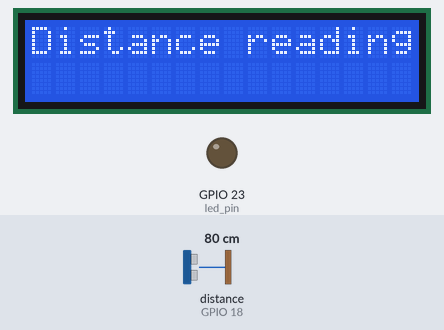
Bench run of a sketch on a simulated ESP32. Parts: 16×2 character LCD, output pins drawn as LEDs (lit = HIGH). Wiring (inferred from the names in the program): ultrasonic range finder: trigger GPIO 5; echo GPIO 18. The inputs (shaded band) are chosen by the test bench; at power-on: distance to the obstacle (sensor on GPIO 18) 80 cm. The echo pulse lasts 58.3 µs per cm; pins used as bus, display or sensor lines are not drawn.

Above: at 1.1 s.
At 3.2 s:
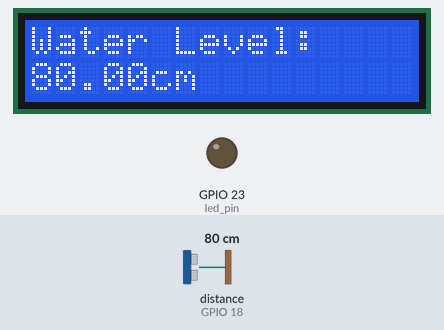
3.3 s: distance to the obstacle (sensor on GPIO 18) set to 16 cm
At 6.1 s:
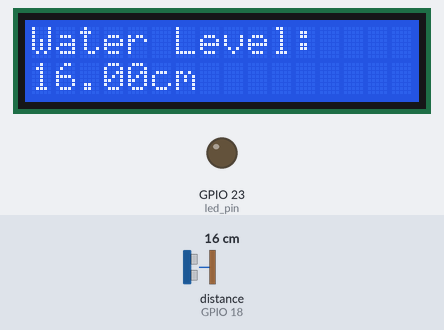
7.1 s: distance to the obstacle (sensor on GPIO 18) set to 12 cm
At 9.2 s:
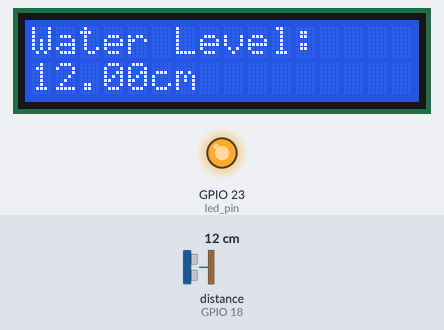
10.9 s: distance to the obstacle (sensor on GPIO 18) set to 2 cm
At 12.3 s:
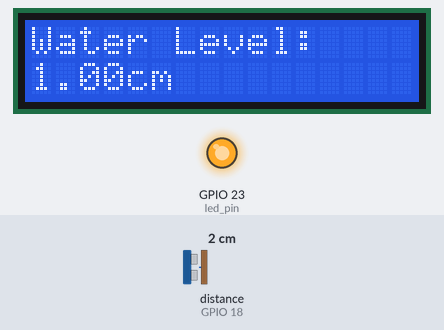
Timing chart, 0 to 13.9 s (numbered marks = the images above; inputs shaded):
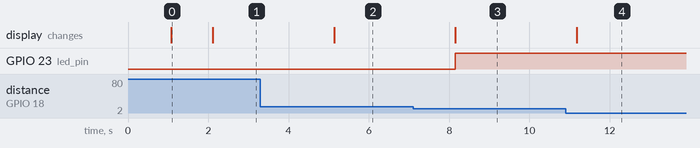

The sketch:

Lab5.ino
```cpp
#include <WiFi.h>
#include <WiFiClient.h>
#include <WebServer.h>
#include <Wire.h>
#include <LiquidCrystal_I2C.h>

void lcdprint(float distance__cm);
void empty_tank(float distance__cm);

LiquidCrystal_I2C lcd(0x27,16,2);  // set the LCD address to 0x27 for a 16 chars and 2 line display


int trigger_pin = 5;
int echo_pin   = 18;
int led_pin = 23;

// Replace with your network credentials
const char* ssid = "Ttbi";
const char* password = "yaakonadu1";

WebServer server(80);

String page = "";
int distance_cm;

void setup() {
  Serial.begin(115200);
  pinMode(trigger_pin, OUTPUT);
  pinMode(echo_pin, INPUT);
  pinMode(led_pin, OUTPUT);
  delay(1000);

  // WiFi.begin(ssid, password);
  // Serial.println("");
  // while (WiFi.status() != WL_CONNECTED) {
  //   delay(500);
  //   Serial.print(".");
  // }
  // Serial.println("");
  // Serial.print("IP address: ");
  // Serial.println(WiFi.localIP());

  // server.on("/", []() {
  //   page = "<head><meta http-equiv=\"refresh\" content=\"3\"></head><center><h1>Ultasonic Water Level Monitor</h1><h3>Current water level:</h3> <h4>" + String(distance_cm) + "</h4></center>";
  //   server.send(200, "text/html", page);
  // });
  // server.begin();
  // Serial.println("Web server started!");

  //LCD INITIALIZATION
    // initialize LCD
  lcd.init();
  lcd.backlight();

  //Set cursor value
  lcd.setCursor(0,0);
  lcd.print("Distance reading!");
  delay(1000);
  lcd.clear();
}

void loop() {
  digitalWrite(trigger_pin, LOW);
  delayMicroseconds(2);
  digitalWrite(trigger_pin, HIGH);
  delayMicroseconds(10);
  digitalWrite(trigger_pin, LOW);
  long duration = pulseIn(echo_pin, HIGH);
  distance_cm = (duration / 2) / 29.09;
  //Serial.println(distance_cm);
  lcdprint(distance_cm);
  empty_tank(distance_cm);

  // server.handleClient();
  delay(3000);
}

void lcdprint(float distance__cm){
  //clear lcd
  lcd.clear();
   // set cursor to first column, first row
  lcd.setCursor(0, 0);
  // print message
  lcd.print("Water Level:");
  // set cursor to first column, second row
  lcd.setCursor(0,1);
  lcd.print(String(distance__cm));
  lcd.print("cm");
}

void empty_tank(float distance__cm){
  if(distance__cm<15.00) {
    digitalWrite(led_pin, HIGH);
    if(distance__cm>=100.0)
    digitalWrite(led_pin, LOW);
  }
  else{
    digitalWrite(led_pin,LOW);
  }
}
```

Measured:
- the behaviour switches between 15 and 14 cm on distance to the obstacle (sensor on GPIO 18) (found by bisection; images 2 and 3)
- after the input at 3.3 s, the display: changes after 1.8 s (image 2)
- after the input at 7.1 s, GPIO 23 (led_pin): LOW → HIGH after 1.1 s; the display: changes after 1.1 s (image 3)
- after the input at 10.9 s, the display: changes after 0.28 s (image 4)
- what the display in image 0 shows lasts 1.0 s, from 1.1 s to 2.1 s
